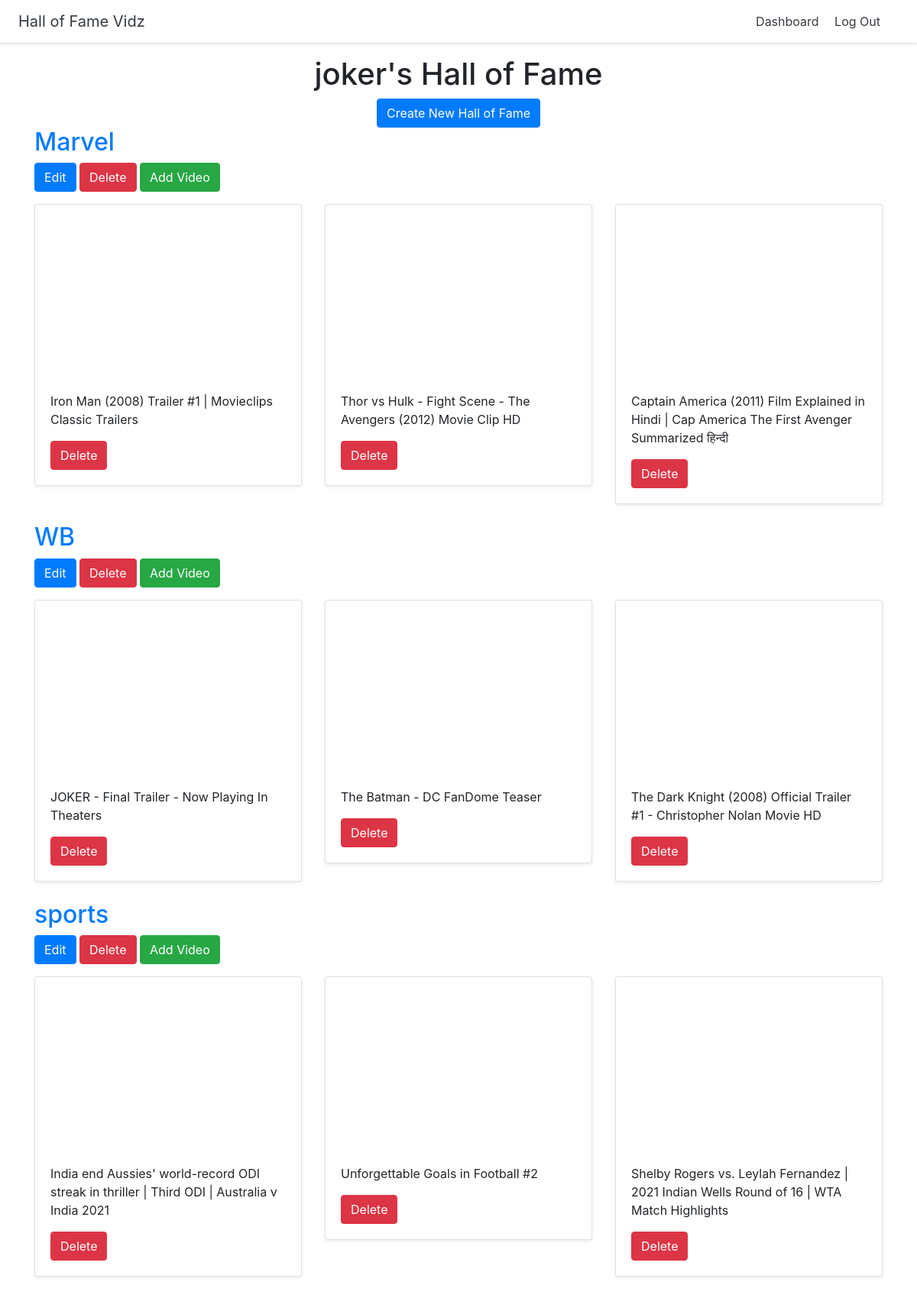
The app's page /dashboard/ (signed in) with its own data.
### halls/models.py (models this page shows, shortened)
class Hall(models.Model):
    title=models.CharField(max_length=255)
    user=models.ForeignKey(User,on_delete=models.CASCADE)

class Video(models.Model):
    title=models.CharField(max_length=255)
    url=models.URLField()
    youtube_id = models.CharField(max_length=255)
    hall = models.ForeignKey(Hall,on_delete=models.CASCADE)

### halls/views.py (the view)
# urls.py: path('dashboard/',views.dashboard, name='dashboard'),
@login_required
def dashboard(request):
    halls=Hall.objects.filter(user=request.user)
    return render(request,'halls/dashboard.html',{'halls':halls})

### halls/templates/halls/dashboard.html
{% extends 'halls/base.html' %}
{% block content %}
<div class="container">
<div class="text-center mt-3">
    <h1>{{ user.username }}'s Hall of Fame</h1>
    <a href="{% url 'create_hall' %}" class="btn btn-primary">Create New Hall of Fame</a>
</div>
{% for hall in halls %}
<h2><a href="{% url 'detail_hall' hall.id %}">{{ hall.title }}</a></h2>
<a href="{% url 'update_hall' hall.id %}" class="btn btn-primary">Edit</a>
<a href="{% url 'delete_hall' hall.id %}" class="btn btn-danger">Delete</a>
<a href="{% url 'add_video' hall.id %}" class="btn btn-success">Add Video</a>
<div class="row">
    {% for video in hall.video_set.all %}
    <div class="col-md-4 mt-3">
    <div class="card mb-4 shadow-sm">
        <iframe width="100%" height="225" src="https://www.youtube.com/embed/{{ video.youtube_id }}" title="YouTube video player" frameborder="0" allow="accelerometer; autoplay; clipboard-write; encrypted-media; gyroscope; picture-in-picture" allowfullscreen></iframe>
            <div class="card-body">
                <p class="card-text">{{ video.title }}</p>
                {% if user.id == hall.user.id %}
                    <a href="{% url 'delete_video' video.id %}" class="btn btn-danger">Delete</a>
                {% endif %}
            </div>
        </div>
    </div>
    {% endfor %}
    </div>
{% endfor %}
</div>
{% endblock %}

### records on screen
Hall: title "Marvel"
Video: title "Iron Man (2008) Trailer #1 | Movieclips Classic Trailers"
Video: title "Thor vs Hulk - Fight Scene - The Avengers (2012) Movie Clip HD"
Video: title "Captain America (2011) Film Explained in Hindi | Cap America The First Avenger Summarized हिन्दी"
Hall: title "WB"
Video: title "JOKER - Final Trailer - Now Playing In Theaters"
Video: title "The Batman - DC FanDome Teaser"
Video: title "The Dark Knight (2008) Official Trailer #1 - Christopher Nolan Movie HD"
Hall: title "sports"
Video: title "India end Aussies' world-record ODI streak in thriller | Third ODI | Australia v India 2021"
Video: title "Unforgettable Goals in Football #2"
Video: title "Shelby Rogers vs. Leylah Fernandez | 2021 Indian Wells Round of 16 | WTA Match Highlights"

### other values on screen
{{ user.username }} "joker"
